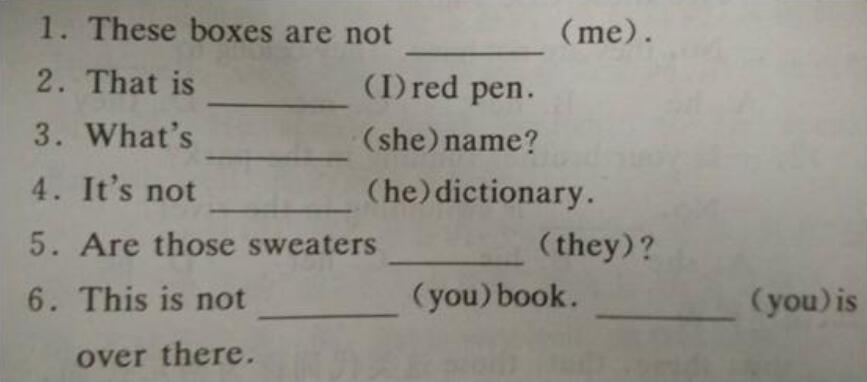
//> input picture paper.jpg, 867 x 382 px
$ ./main   (built with g++ and OpenCV 4)
//> lines starting //> are read from the running program, lines starting //| are printed output that depends on the picture; after the words box and inside, x2 and y2 are one past the last pixel; in counts of white or black regions, pixels touching at a corner belong together
#include<opencv2/opencv.hpp>
#include<iostream>
using namespace std;
using namespace cv;

int main() {
	Mat img = imread("/root/projects/detect_paper_lines/paper.jpg");
//> img is the input picture: 382 rows x 867 cols, CV_8UC3; mean B, G, R 137.9, 145.6, 148.5
	if (img.empty()) { cout << "img is empty" << endl; }
	Mat img2 = imread("/root/projects/detect_paper_lines/paper.jpg", IMREAD_GRAYSCALE);
//> img2: 382 rows x 867 cols, CV_8UC1; min 25, max 190, mean 145.6
	if (img2.empty()) { cout << "img2 is empty" << endl; }
	threshold(img2, img2, 110, 255, THRESH_BINARY_INV);
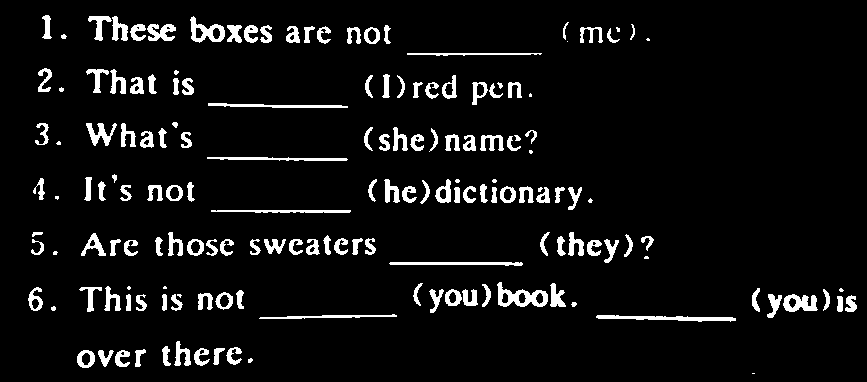
//> img2: 382 rows x 867 cols, CV_8UC1; 6.4% white; 164 white regions (21 under 20 px), largest, box (x1, y1, x2, y2) and area: (497, 282, 548, 307) 592, (596, 315, 736, 322) 531, (190, 16, 225, 43) 430
	Mat kernel1 = getStructuringElement(MORPH_RECT, Size(30, 1));
	morphologyEx(img2, img2, MORPH_OPEN, kernel1);
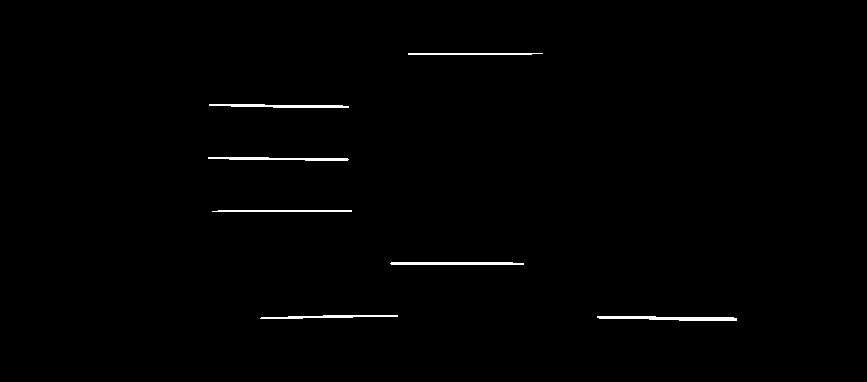
//> img2: 382 rows x 867 cols, CV_8UC1; 0.75% white; 7 white regions, largest, box (x1, y1, x2, y2) and area: (597, 316, 737, 321) 480, (390, 262, 524, 265) 389, (209, 104, 349, 108) 384
	Mat kernel2 = getStructuringElement(MORPH_RECT, Size(2, 2));
	Mat img3;
	morphologyEx(img2, img3, MORPH_DILATE, kernel2);
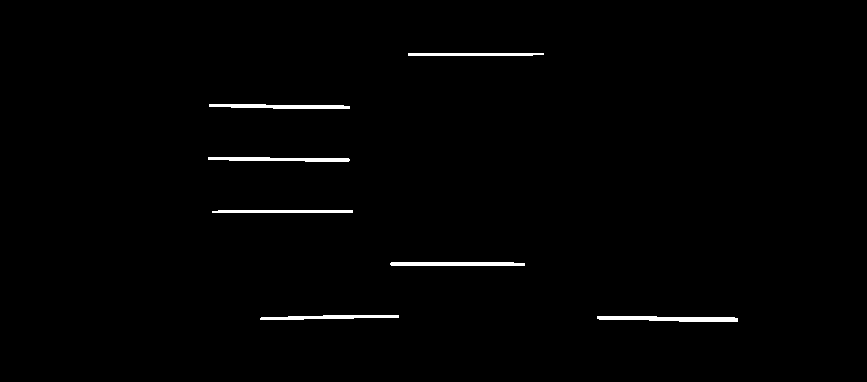
//> img3: 382 rows x 867 cols, CV_8UC1; 1% white; 7 white regions, largest, box (x1, y1, x2, y2) and area: (597, 316, 738, 322) 626, (209, 104, 350, 109) 529, (390, 262, 525, 266) 527
	vector<Vec4i> lines;
	HoughLinesP(img3, lines, 1, CV_PI / 500, 20, 50, 0);
//> lines = 26 lines (x1, y1, x2, y2), first 8: [597, 318, 737, 318], [323, 315, 398, 316], [649, 320, 737, 320], [408, 55, 543, 53], [218, 210, 352, 211], [597, 317, 734, 317], [391, 262, 513, 262], [390, 264, 524, 264]
	for (int i = 0; i < lines.size(); i++) {
		cout << i;
		Point point1(lines[i][0], lines[i][1]);
		Point point2(lines[i][2], lines[i][3]);
		line(img, point1, point2, Scalar(0, 0, 255), 3);
	}
//> this loop made 26 passes
//> (point1, point2) on passes 1 to 12: (Point(597, 318), Point(737, 318)), (Point(323, 315), Point(398, 316)), (Point(649, 320), Point(737, 320)), (Point(408, 55), Point(543, 53)), (Point(218, 210), Point(352, 211)), (Point(597, 317), Point(734, 317)), (Point(391, 262), Point(513, 262)), (Point(390, 264), Point(524, 264)), (Point(597, 316), Point(656, 316)), (Point(209, 106), Point(343, 105)), (Point(212, 212), Point(352, 212)), (Point(599, 319), Point(737, 319))
//| 01234567
//> (output is shown up to pass 8 of 26)
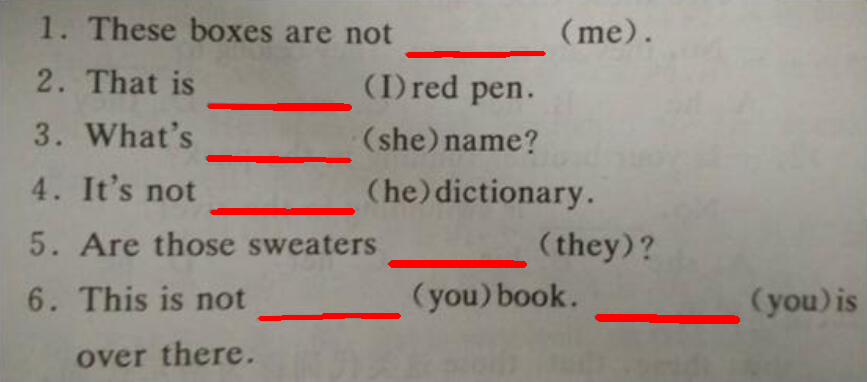
//> img: 382 rows x 867 cols, CV_8UC3; 2.02% of pixels changed, all inside (x1, y1, x2, y2) = (206, 51, 740, 324)

	imshow("lines_morphology", img3);
	imshow("lines", img);
	waitKey(0);
	return 0;


}
